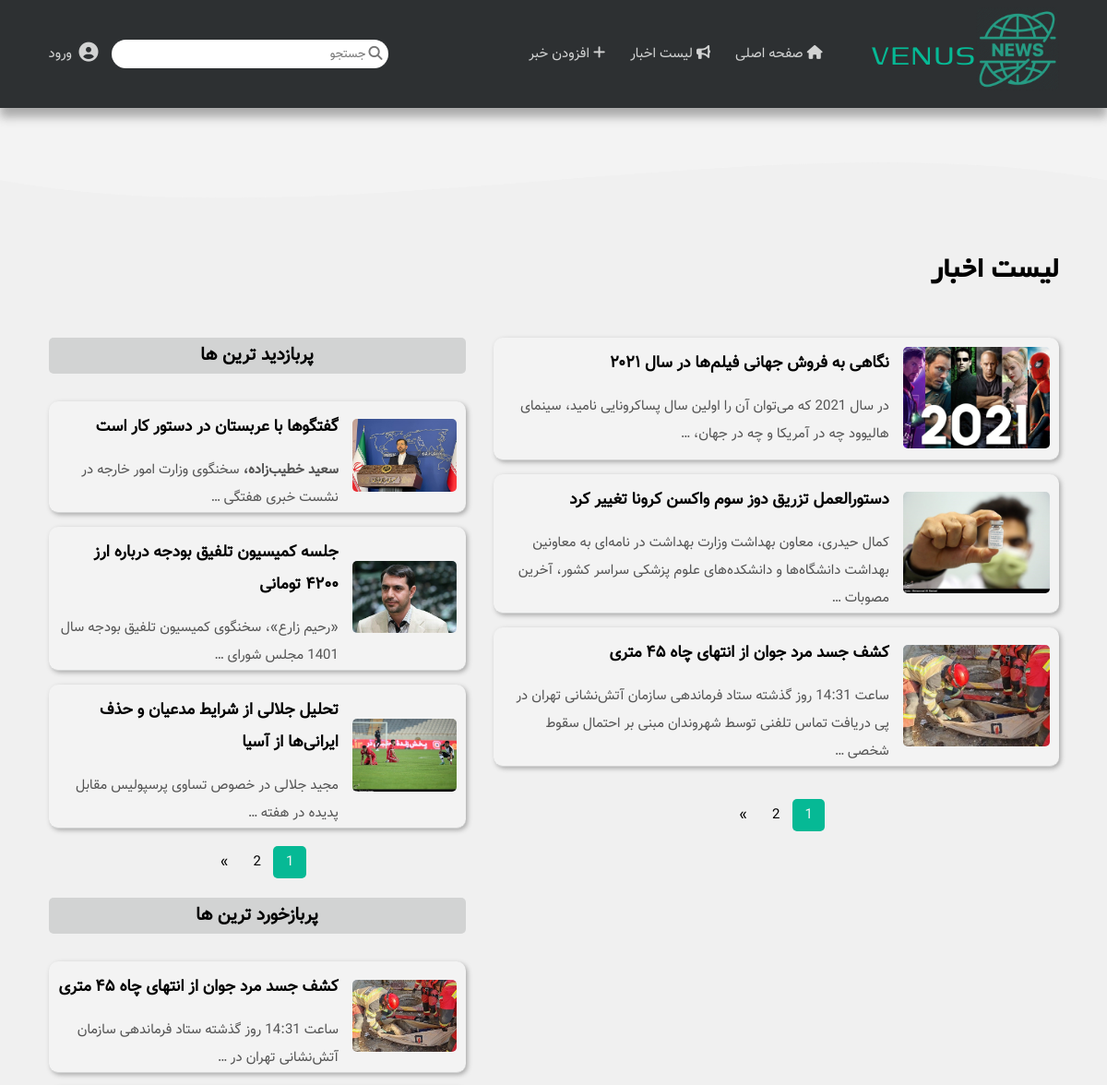
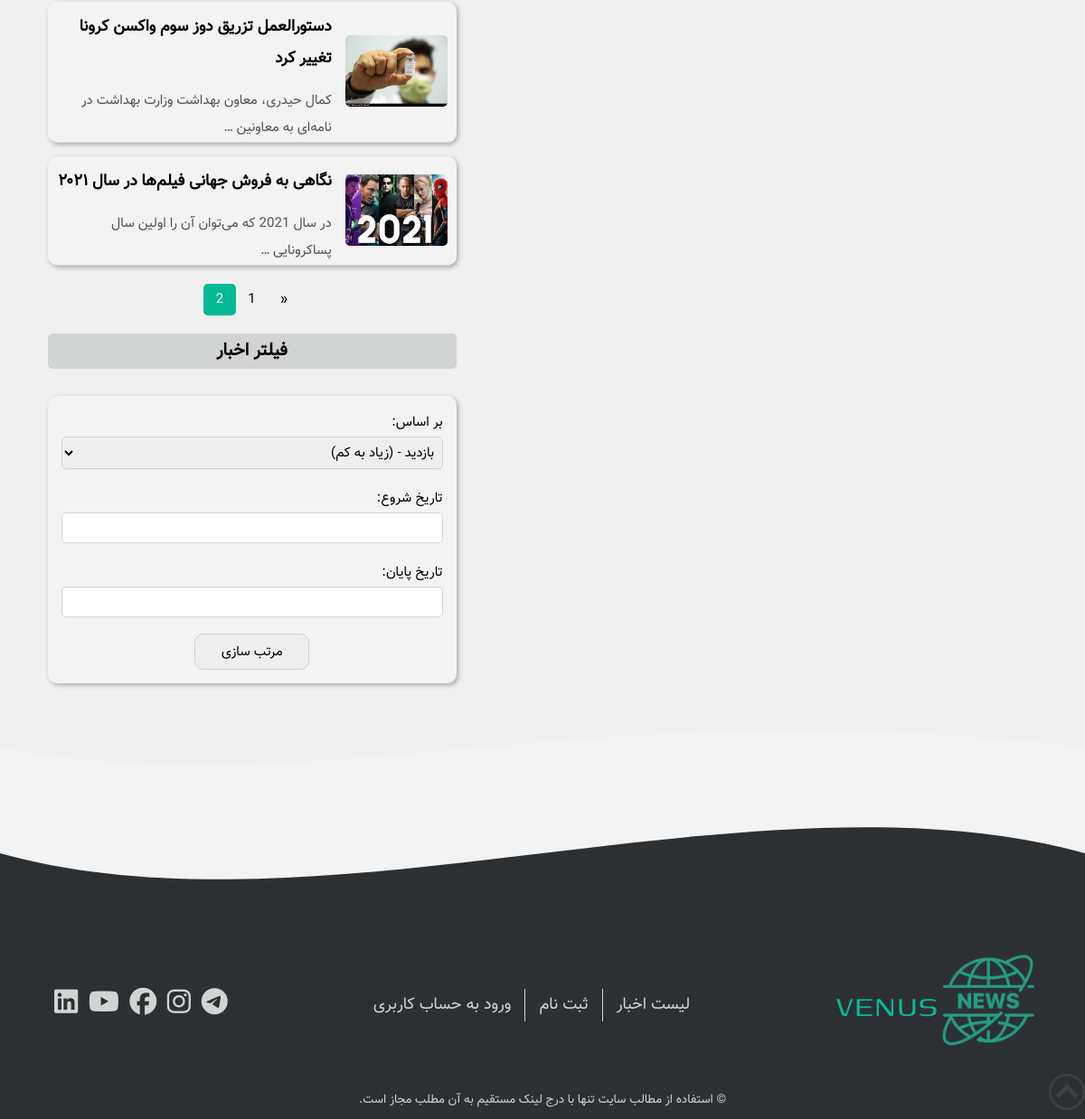
The app's page /news-list/?popular_comments_page_num=2 with its own data (2 pictures, top to bottom).
### news/models.py (models this page shows, shortened)
class Post(models.Model):
    class Meta:
        verbose_name = "پست"
        verbose_name_plural = "پست ها"
        ordering = ('-date',)
    title = models.CharField(max_length=64, verbose_name="عنوان")
    image = models.ImageField(upload_to="news-images/", verbose_name="عکس")
    author = models.ForeignKey(User, on_delete=models.CASCADE, verbose_name="نویسنده")
    views = models.PositiveIntegerField(default=0, verbose_name="تعداد بازدید ها")
    promote = models.BooleanField(default=False, verbose_name="افزودن به اسلایدر")
    date = models.DateTimeField(auto_now_add=True, verbose_name="تاریخ")
    text = RichTextField(verbose_name="متن")

### news/views.py (the view)
# urls.py: path('news-list/', views.news_list_view, name="news-list"),
def news_list_view(request):
    posts = Post.objects.all()
    main_page_num = request.GET.get('main_page_num', 1)
    popular_comments_page_num = request.GET.get('popular_comments_page_num', 1)
    popular_view_page_num = request.GET.get('popular_view_page_num', 1)
    filter_form = FilterForm()
    main_posts = posts
    if request.GET.get("start_date") and request.GET.get("end_date"):
        start_date = request.GET.get("start_date")
        end_date = request.GET.get("end_date")
        main_posts = posts.filter(date__gte=start_date, date__lt=end_date)
    if request.GET.get("choice_field") == "بازدید - (زیاد به کم)":
        main_posts = main_posts.order_by("-views")
    elif request.GET.get("choice_field") == "بازدید - (کم به زیاد)":
        main_posts = main_posts.order_by("views")
    elif request.GET.get("choice_field") == "تاریخ - (جدید به قدیم)":
        main_posts = main_posts.order_by("-date")
    elif request.GET.get("choice_field") == "تاریخ - (قدیم به جدید)":
        main_posts = main_posts.order_by("date")
    context = {
        "popular_posts_view": pagination(posts.order_by('views'), 3, popular_view_page_num),
        "popular_posts_comments": pagination(posts.annotate(num=Count("comments")).order_by("-num"), 3,
                                             popular_comments_page_num),
        "main_posts": pagination(main_posts, 3, main_page_num),
        "filter_form": filter_form
    }
    return render(request, "news/news-list.html", context)

### news/forms.py
class FilterForm(forms.Form):
    choice_field = forms.ChoiceField(choices=filter_choices, required=False, label="بر اساس",
                                     widget=forms.Select(attrs={"class": "filter-input"}))
    start_date = forms.DateField(required=False, label="تاریخ شروع",
                                 widget=forms.DateInput(attrs={"class": "filter-input"}))
    end_date = forms.DateField(required=False, label="تاریخ پایان",
                               widget=forms.DateInput(attrs={"class": "filter-input"}))

### news/utils.py (called while the page is built)
def pagination(posts, pages, page_num):
    paginator = Paginator(posts, pages)
    try:
        result = paginator.page(page_num)
    except PageNotAnInteger:
        result = paginator.page(1)
    except EmptyPage:
        result = paginator.page(paginator.num_pages)
    return result

### news/templates/news/news-list.html (shortened to what this page needs)
{% extends 'news/layout.html' %}
{% block title %}لیست اخبار{% endblock %}
{% block main_posts %}
    {% if main_posts %}
        {% for post in main_posts %}
            <article class="card">
                <div class="card-image-container">
                    <a href="/news-details/{{ post.id }}/"><img src="{{ post.image.url }}"
                                                                title="{{ post.title }}"/></a>
                </div>
                <div class="card-text-side">
                    <a href="/news-details/{{ post.id }}/" class="card-title"><h3>{{ post.title }}</h3></a>
                    <a href="/news-details/{{ post.id }}/" class="card-text"><p>
                        {{ post.text|truncatewords:20 | safe }}
                    </p></a>
                </div>
            </article>
        {% endfor %}
    {% endif %}
    <div>
        {% if main_posts.has_other_pages %}
            <ul class="pagination">
                {% for i in main_posts.paginator.page_range %}
                    {% if main_posts.number == i %}
                        <li class="active-pag"><span>{{ i }}</span></li>
                    {% else %}
                        <li><a href="?main_page_num={{ i }}">{{ i }}</a></li>
                    {% endif %}
                {% endfor %}
                {% if main_posts.has_next %}
                    <li><a href="?main_page_num={{ main_posts.next_page_number }}">&raquo;</a></li>
                {% else %}
                    <li class="disabled"><span>&raquo;</span></li>
                {% endif %}
            </ul>
        {% endif %}
    </div>
{% endblock %}
{% block filter_title %}
    فیلتر اخبار
{% endblock %}
{% block filter %}
    <form class="filter-form" action="{% url 'news-list' %}" method="GET">
        {{ filter_form }}
        <input type="submit" id="filter-submit" value="مرتب سازی">
    </form>
{% endblock %}
{% block side_title_1 %}
    پربازدید ترین ها
{% endblock %}
{% block side_posts_1 %}
    {% if popular_posts_view %}
        {% for post in popular_posts_view %}
            <article class="card">
                <div class="card-image-container">
                    <a href="/news-details/{{ post.id }}/"><img src="{{ post.image.url }}"
                                                                title="{{ post.title }}"/></a>
                </div>
                <div class="card-text-side">
                    <a href="/news-details/{{ post.id }}/" class="card-title"><h3>{{ post.title }}</h3></a>
                    <a href="/news-details/{{ post.id }}/" class="card-text"><p>
                        {{ post.text|truncatewords:10 | safe }}
                    </p></a>
                </div>
            </article>
        {% endfor %}
    {% endif %}
    <div>
        {% if popular_posts_view.has_other_pages %}
            <ul class="pagination">
                {% for i in popular_posts_view.paginator.page_range %}
                    {% if popular_posts_view.number == i %}
                        <li class="active-pag"><span>{{ i }}</span></li>
                    {% else %}
                        <li><a href="?popular_view_page_num={{ i }}">{{ i }}</a></li>
                    {% endif %}
                {% endfor %}
                {% if popular_posts_view.has_next %}
                    <li><a href="?popular_view_page_num={{ popular_posts_view.next_page_number }}">&raquo;</a>
                    </li>
                {% else %}
                    <li class="disabled"><span>&raquo;</span></li>
                {% endif %}
            </ul>
        {% endif %}
    </div>
{% endblock %}
{% block side_title_2 %}
    پربازخورد ترین ها
{% endblock %}
{% block side_posts_2 %}
    {% if popular_posts_comments %}
        {% for post in popular_posts_comments %}
            <article class="card">
                <div class="card-image-container">
                    <a href="/news-details/{{ post.id }}/"><img src="{{ post.image.url }}"
                                                                title="{{ post.title }}"/></a>
                </div>
                <div class="card-text-side">
                    <a href="/news-details/{{ post.id }}/" class="card-title"><h3>{{ post.title }}</h3></a>
                    <a href="/news-details/{{ post.id }}/" class="card-text"><p>
                        {{ post.text|truncatewords:10 | safe }}
                    </p></a>
                </div>
            </article>
        {% endfor %}
    {% endif %}
    <div>
        {% if popular_posts_comments.has_other_pages %}
            <ul class="pagination">
                {% if popular_posts_comments.has_previous %}
                    <li>
                        <a href="?popular_comments_page_num={{ popular_posts_comments.previous_page_number }}">&laquo;</a>
                    </li>
                {% else %}
                    <li class="disabled"><span>&laquo;</span></li>
                {% endif %}
                {% for i in popular_posts_comments.paginator.page_range %}
                    {% if popular_posts_comments.number == i %}
                        <li class="active-pag"><span>{{ i }}</span></li>
                    {% else %}
                        <li><a href="?popular_comments_page_num={{ i }}">{{ i }}</a></li>
                    {% endif %}
                {% endfor %}
            </ul>
        {% endif %}
    </div>
{% endblock %}

### news/static/news/css/main.css (style rules this page uses)
:root { --primary-color: #06b995; --secondary-color: #d2d3d3; --tertialy-color: #aaaaaa; --light-color: #f3f3f3; --dark-color: #2d3032; --max-width: 1400px; --font-vazir: "Vazir", Arial, Helvetica, sans-serif; --font-genos: "Genos", Arial, Helvetica, sans-serif; --font-yekan: "Yekan", Arial, Helvetica, sans-serif; }
html { font-size: 15px; }
* { margin: 0; padding: 0; box-sizing: border-box; }
body { font-family: var(--font-vazir); line-height: 2; background: var(--light-color); }
ul { list-style: none; }
img { width: 100%; height: 100%; border-radius: 5px; }
a { text-decoration: none; }
.card { grid-column: span 3; display: grid; grid-template-columns: repeat(5, 1fr); grid-gap: 1rem; border: 1px solid var(--secondary-color); padding: 10px; margin-bottom: 1rem; border-radius: 10px; box-shadow: 2px 2px 5px var(--tertialy-color); transition: all 0.5s; }
.card-image-container { position: relative; grid-column: span 2; }
.card-text-side { grid-column: span 3; }
.card-title { display: inline-block; color: #000; margin-bottom: 1rem; transition: color 0.5s; }
.card-text { font-size: 0.9rem; color: #545454; transition: color 0.5s; }
.main-container .card { border: none; border-bottom: 1px solid var(--secondary-color); background-color: var(--light-color); align-items: start; grid-template-columns: repeat(7, 1fr); padding-bottom: 0; }
.main-container .card-text { font-size: 1rem; }
.main-container .card-image-container { grid-column: span 2; align-self: center; }
.main-container .card-text-side { grid-column: span 5; }
.pagination { display: flex; justify-content: center; margin: 1.5rem 0; }
.pagination .active-pag span { padding: 0.4rem 0.9rem; background-color: var(--primary-color); color: var(--light-color); border-radius: 5px; }
.pagination a { color: black; padding: 0.4rem 0.9rem; text-decoration: none; }
.filter-form { display: flex; flex-direction: column; padding: 1rem; background-color: var(--light-color); margin-bottom: 1.5rem; box-shadow: 2px 2px 5px var(--tertialy-color); border-radius: 10px; transition: all 0.5s; }
.filter-input { padding: 0.3rem; font-size: 1rem; font-family: var(--font-vazir); border: 1px solid var(--secondary-color); border-radius: 5px; margin-bottom: 1.2rem; }
#filter-submit { padding: 0.5rem; font-size: 1rem; font-family: var(--font-vazir); border: 1px solid var(--secondary-color); border-radius: 10px; cursor: pointer; width: 30%; align-self: center; transition: 0.5s all; }

### records on screen
Post: image (picture), title "نگاهی به فروش جهانی فیلم‌ها در سال ۲۰۲۱", text "در سال 2021 که می‌توان آن را اولین سال پساکرونایی نامید، سینمای هالیوود چه در آمریکا و چه در جهان، …", text "در سال 2021 که می‌توان آن را اولین سال پساکرونایی …"
Post: image (picture), title "دستورالعمل تزریق دوز سوم واکسن کرونا تغییر کرد", text "کمال حیدری، معاون بهداشت وزارت بهداشت در نامه‌ای به معاونین بهداشت دانشگاه‌ها و دانشکده‌های علوم پزشکی سراسر کشور، آخرین مصوبات …", text "کمال حیدری، معاون بهداشت وزارت بهداشت در نامه‌ای به معاونین …"
Post: image (picture), title "کشف جسد مرد جوان از انتهای چاه ۴۵ متری", text "ساعت 14:31 روز گذشته ستاد فرماندهی سازمان آتش‌نشانی تهران در پی دریافت تماس تلفنی توسط شهروندان مبنی بر احتمال سقوط شخصی …", text "ساعت 14:31 روز گذشته ستاد فرماندهی سازمان آتش‌نشانی تهران در …"
Post: image (picture), title "گفتگوها با عربستان در دستور کار است", text "سعید خطیب‌زاده، سخنگوی وزارت امور خارجه در نشست خبری هفتگی …"
Post: image (picture), title "جلسه کمیسیون تلفیق بودجه درباره ارز ۴۲۰۰ تومانی", text "«رحیم زارع»، سخنگوی کمیسیون تلفیق بودجه سال 1401 مجلس شورای …"
Post: image (picture), title "تحلیل جلالی از شرایط مدعیان و حذف ایرانی‌ها از آسیا", text "مجید جلالی در خصوص تساوی پرسپولیس مقابل پدیده در هفته …"

### other values on screen
{{ i }} "1"
{{ i }} "2"
